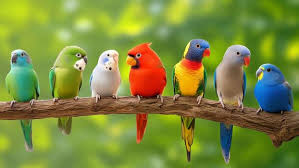
#> input picture CNN/jian/assets/example.jpeg, 299 x 168 px
$ python imageMatrix.py example.jpeg
#> lines starting #> are read from the running program, lines starting #| are printed output that depends on the picture
from PIL import Image
import numpy as np
import matplotlib.pyplot as plt
import sys
from matplotlib.colors import LinearSegmentedColormap

# Load image
img = Image.open(sys.argv[1])
#> img is the input picture: PIL image 299x168 RGB; mean R, G, B 125, 138.1, 60.5
img_array = np.array(img)
# Extract red channel
red_channel = img_array[:, :, 0]
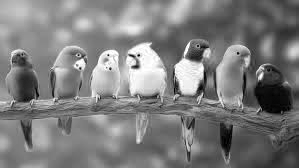
#> red_channel: shape (168, 299); min 0, max 255, mean 125

print(f"Red channel shape: {red_channel.shape}")
#| Red channel shape: (168, 299)

# Get dimensions
rows, cols = red_channel.shape
#> rows = 168; cols = 299

# Extract the parts we want to display
top_rows = red_channel[:5, :]
bottom_rows = red_channel[-2:, :]

# Now extract columns from these rows
top_left = top_rows[:, :5]
#> top_left = [[168, 169, 170, 171, 172], [169, 170, 170, 172, 173], [170, 171, 171, 173, 174], [171, 172, 173, 174, 175], [173, 173, 174, 175, 177]]
top_right = top_rows[:, -2:]
#> top_right = [[110, 110], [105, 105], [100, 99], [92, 91], [84, 83]]
bottom_left = bottom_rows[:, :5]
#> bottom_left = [[139, 138, 136, 132, 128], [140, 139, 137, 133, 128]]
bottom_right = bottom_rows[:, -2:]
#> bottom_right = [[57, 54], [57, 54]]

# Create the display grid with placeholders
display_size = 5 + 1 + 2  # 5 first + 1 for "..." + 2 last = 8
display_grid = np.full((display_size, display_size), np.nan)

# Fill in the actual values
display_grid[:5, :5] = top_left
display_grid[:5, -2:] = top_right
display_grid[-2:, :5] = bottom_left
display_grid[-2:, -2:] = bottom_right

# Create the plot
fig, ax = plt.subplots(figsize=(12, 10))

# Create a red colormap
cmap = plt.cm.Reds

# Draw colored rectangles for cells with values
for i in range(display_size):
    for j in range(display_size):
        if i == 5 or j == 5:  # Ellipsis row/column
            # Draw white background for ellipsis
            rect = plt.Rectangle((j - 0.5, i - 0.5), 1, 1,
                                facecolor='white', edgecolor='black', linewidth=1)
            ax.add_patch(rect)
        elif not np.isnan(display_grid[i, j]):
            value = display_grid[i, j]
            # Normalize value to 0-1 range for colormap
            normalized_value = value / 255.0
            color = cmap(normalized_value)

            # Draw colored rectangle
            rect = plt.Rectangle((j - 0.5, i - 0.5), 1, 1,
                                facecolor=color, edgecolor='black', linewidth=1)
            ax.add_patch(rect)

# Add text to each cell
for i in range(display_size):
    for j in range(display_size):
        if i == 5 or j == 5:  # Ellipsis row/column
            ax.text(j, i, '...', ha='center', va='center', fontsize=12, fontweight='bold')
        elif not np.isnan(display_grid[i, j]):
            value = display_grid[i, j]
            # Use white text for dark backgrounds, black for light backgrounds
            text_color = 'white' # if value > 127 else 'black'
            ax.text(j, i, f'{value:.0f}', ha='center', va='center',
                   fontsize=10, color=text_color, fontweight='bold')

ax.set_xlim(-0.5, display_size - 0.5)
ax.set_ylim(-0.5, display_size - 0.5)
ax.set_aspect('equal')
ax.invert_yaxis()

# Set tick labels
row_labels = [f'{i}' for i in range(5)] + ['...'] + [f'{rows-2}', f'{rows-1}']
col_labels = [f'{i}' for i in range(5)] + ['...'] + [f'{cols-2}', f'{cols-1}']

ax.set_xticks(range(display_size))
ax.set_yticks(range(display_size))
ax.set_xticklabels(col_labels)
ax.set_yticklabels(row_labels)

ax.set_xlabel('Column Index', fontsize=12)
ax.set_ylabel('Row Index', fontsize=12)
ax.set_title('Red Channel Values (First 5 and Last 2 rows/columns)', fontsize=14, fontweight='bold')

# Add colorbar
sm = plt.cm.ScalarMappable(cmap=cmap, norm=plt.Normalize(vmin=0, vmax=255))
sm.set_array([])
cbar = plt.colorbar(sm, ax=ax, fraction=0.046, pad=0.04)
cbar.set_label('Red Channel Intensity', fontsize=12)

plt.tight_layout()
plt.show()
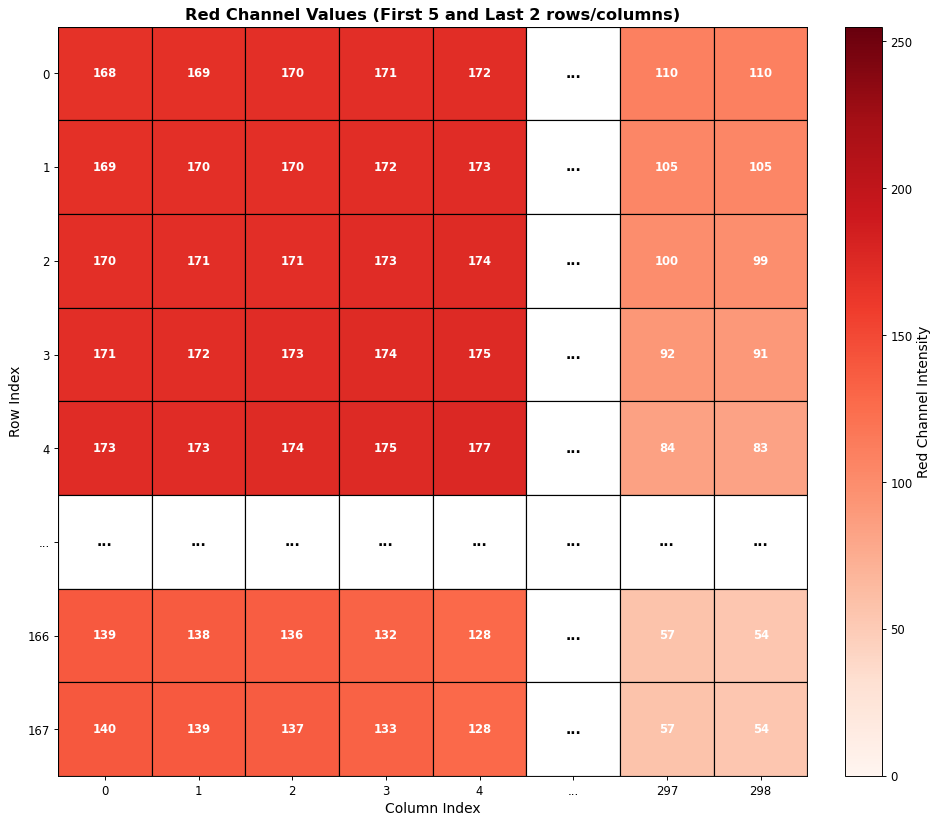
#> figure drawn by matplotlib, 2 panels
